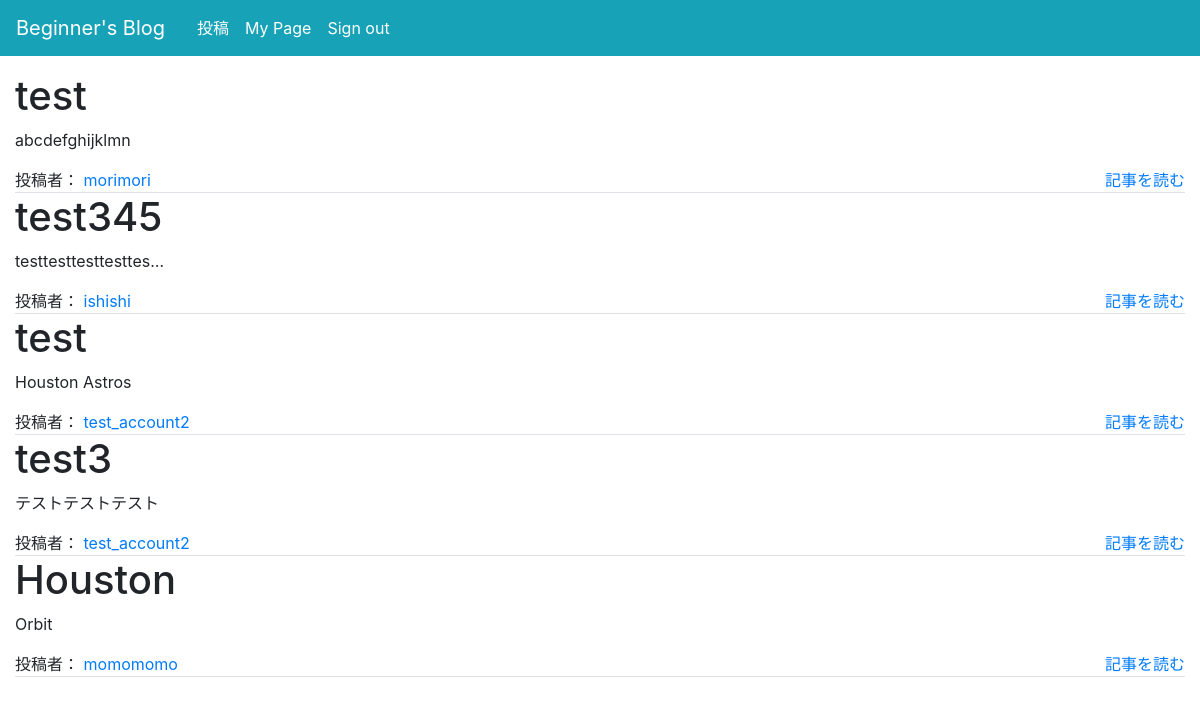
The app's page / (signed in) with its own data.
### blog/models.py (models this page shows, shortened)
class Post(models.Model):
    user = models.ForeignKey(User, on_delete=models.CASCADE)
    title = models.CharField(max_length = 30)
    text = models.TextField()
    created_datetime = models.DateTimeField(default = timezone.now)
    updated_datetime = models.DateTimeField(auto_now=True)

### blog/views.py (the view)
# urls.py: path('', views.top, name='top'),
def top(request):
    posts = Post.objects.all().order_by('-created_datetime')
    return render(request, 'blog/top.html', {'posts': posts})

### blog/templates/blog/top.html
{% extends 'blog/base.html' %}
{% load staticfiles %}
{% block head %}
<link rel="stylesheet" href="{% static 'css/top.css' %}">
{% endblock %}
{% block main %}
{% for post in posts %}
<div class="border-bottom">
  <h1>{{ post.title }}</h1>
  <p>{{ post.text | truncatechars:20 }}</p>
  <div>
    <a>投稿者：<a/>
    <a class="user" href="{% url 'blog:user_detail' pk=post.user.pk %}">{{ post.user }}</a>
    <a class="post-detail ml-4 float-right" href="{% url 'blog:post_detail'  pk=post.pk %}">記事を読む</a>
  </div>
</div>
{% endfor %}
{% endblock %}

### records on screen
Post: title "test", text "abcdefghijklmn", user "morimori"
Post: title "test345", text "testtesttesttesttes…", user "ishishi"
Post: title "test", text "Houston Astros", user "test_account2"
Post: title "test3", text "テストテストテスト", user "test_account2"
Post: title "Houston", text "Orbit", user "momomomo"
